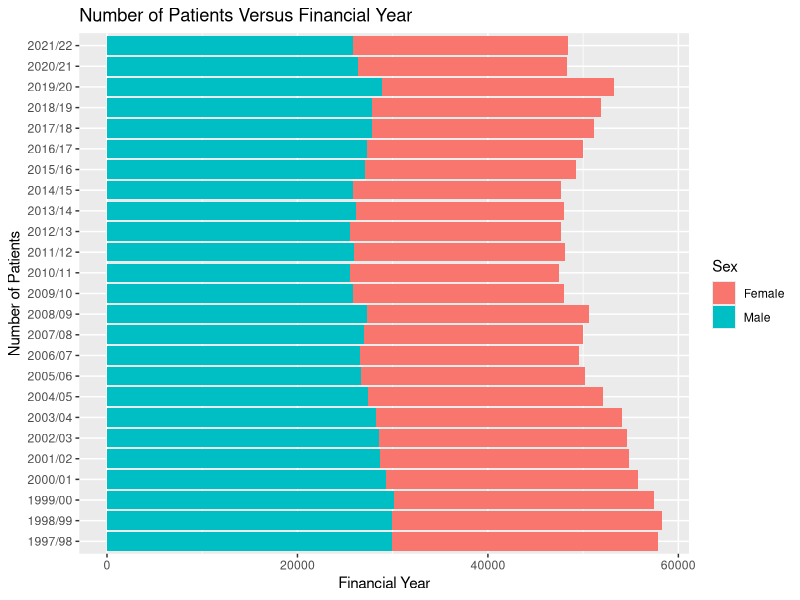
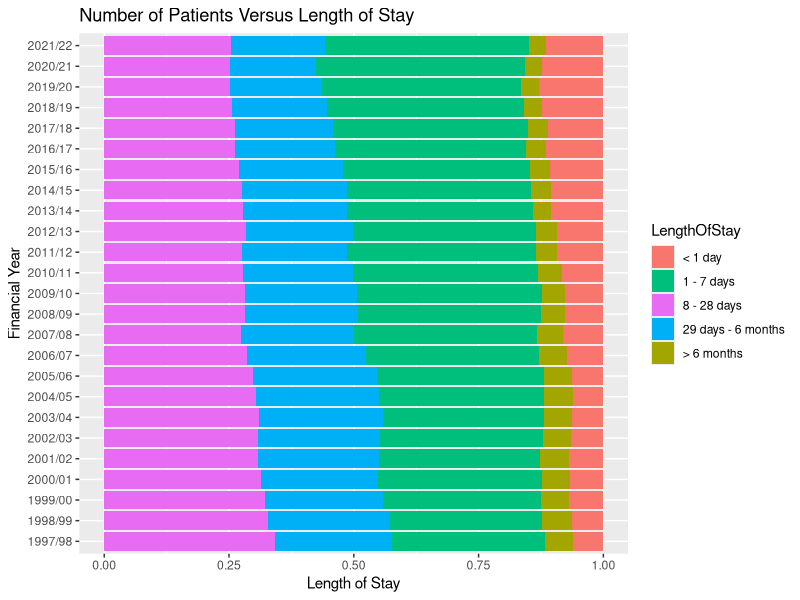
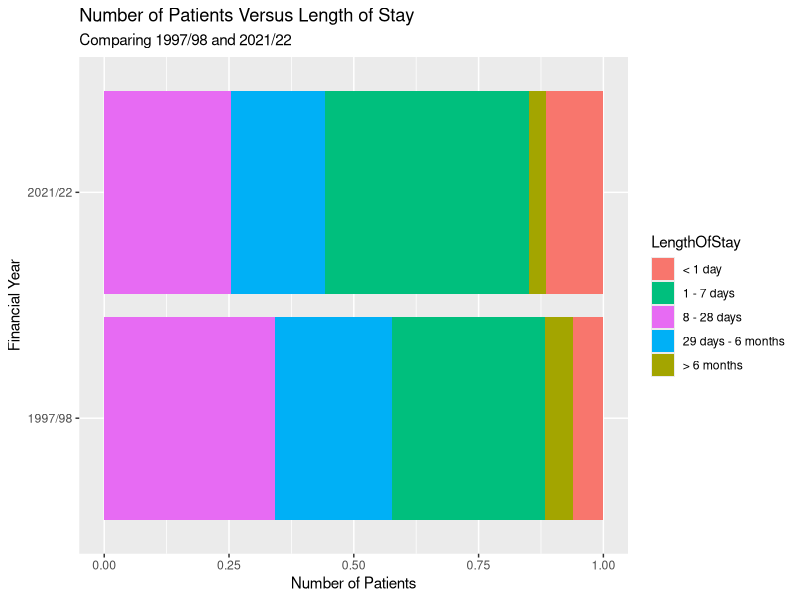
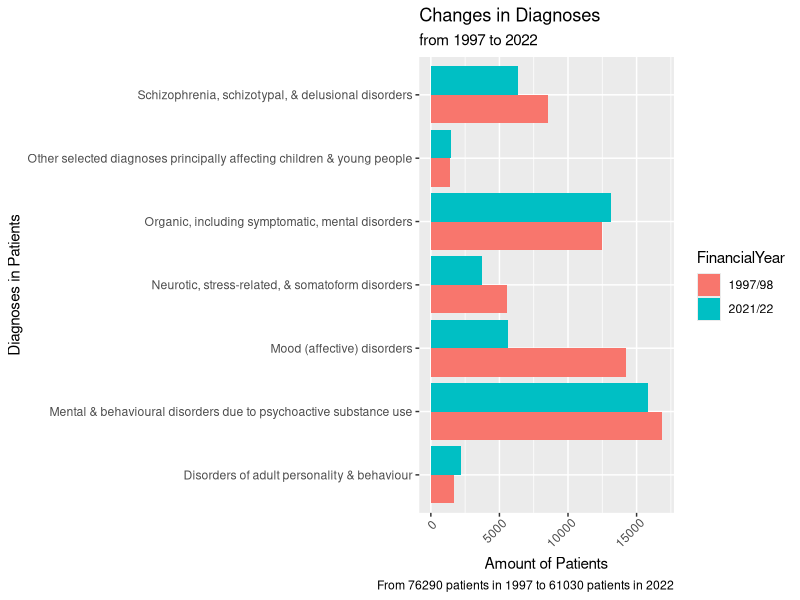
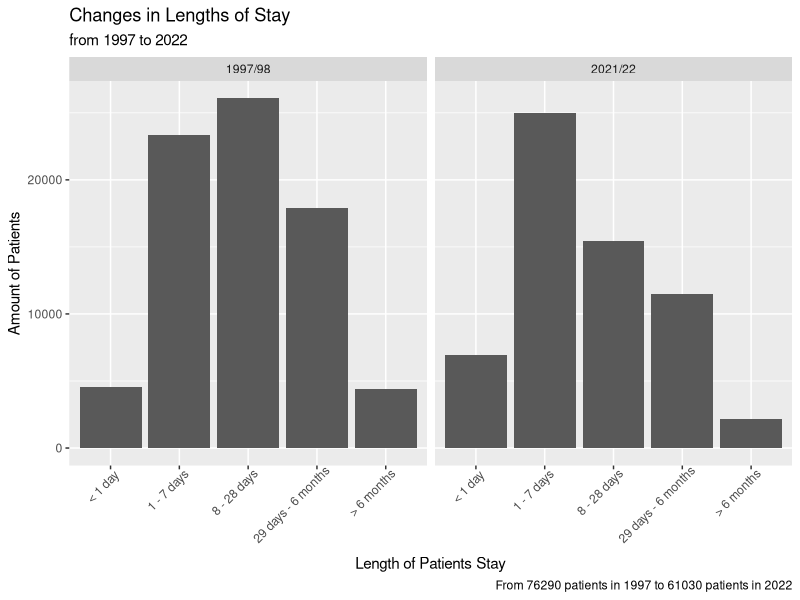
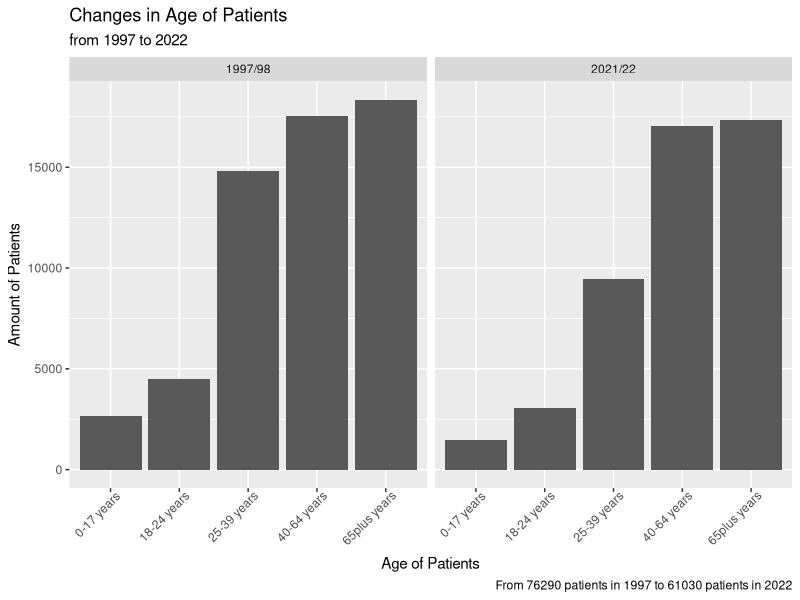
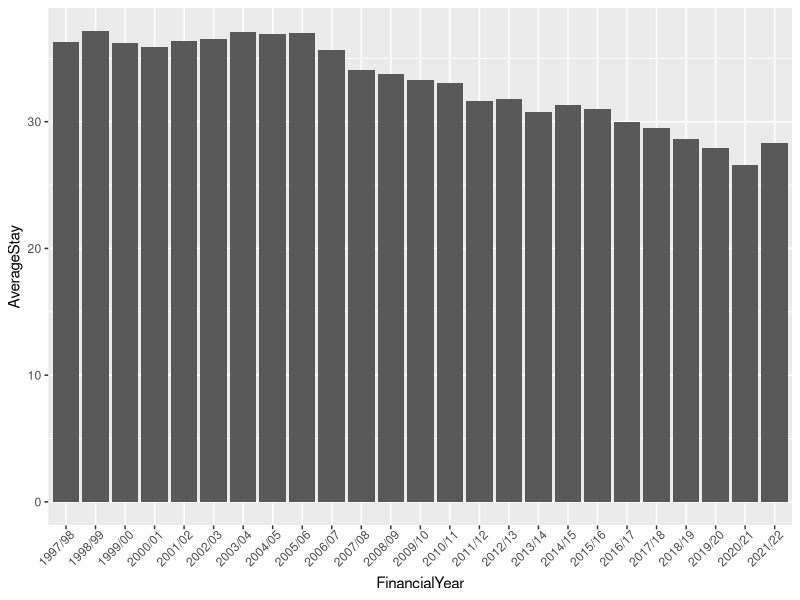

R code for these plots, in order:
## ---- chunk 1
knitr::opts_chunk$set(echo = TRUE)
## ---- chunk 2
library(tidyverse)
# Add any other libraries here



## ---- chunk 3
# Load your data

#ggplot(new_df1,aes(fill=Sex,y=PatientsCount,x=AgeGroup))+geom_bar(position="dodge",stat="identity")

age.sex <- read_csv("data/mental-health-inpatient-activity-age-sex.csv")
length.of.stay <- read_csv("data/mental-health-inpatient-activity-length-of-stay.csv")
diagnosis <- read_csv("data/mental-health-inpatient-activity-diagnosis-trend.csv")

#Bar chart for number of patients vs. financial year
age.sex %>% 
  filter(HBR == "S92000003") %>%
  group_by(FinancialYear, Sex) %>%
  summarise(amount = sum(PatientsCount)) %>%
  ggplot(aes(y = FinancialYear, 
             x = amount, 
             fill = Sex)) +
  geom_col() +
  labs(x = "Financial Year",
       y = "Number of Patients",
       title = "Number of Patients Versus Financial Year")

#Bar chart for number of patients vs. length of stay
length.of.stay %>% 
  filter(HBT == "S92000003") %>%
  group_by(FinancialYear, LengthOfStay) %>%
  summarise(amount = sum(NumberOfStays)) %>%
  ggplot(aes(y = FinancialYear,
             x = amount, 
             fill = LengthOfStay)) +
  geom_col(position = "fill") +
  labs(x = "Length of Stay",
       y = "Financial Year",
       title = "Number of Patients Versus Length of Stay") +
  scale_fill_discrete(breaks = c('< 1 day', 
                                 '1 - 7 days',
                                 '8 - 28 days',
                                 '29 days - 6 months',
                                 '> 6 months'))

#Comparing length of stay for patients in 1997/98 and 2021/22
length.of.stay %>%
  filter(HBT == "S92000003",
         FinancialYear == "1997/98" | 
           FinancialYear == "2021/22") %>%
  group_by(FinancialYear, LengthOfStay) %>%
  summarise(amount = sum(NumberOfStays)) %>%
  ggplot(aes(y = FinancialYear,
             x = amount, 
             fill = LengthOfStay)) +
  geom_col(position = "fill") +
  labs(x = "Number of Patients",
       y = "Financial Year",
       title = "Number of Patients Versus Length of Stay",
       subtitle = "Comparing 1997/98 and 2021/22") +
  scale_fill_discrete(breaks = c('< 1 day', 
                                 '1 - 7 days',
                                 '8 - 28 days',
                                 '29 days - 6 months',
                                 '> 6 months'))
#If someone knows how to reorder the lengthofstay ^^

#mutating diagnosis to contain a column with the types of diagnosis based on the code
diagnosis <- diagnosis %>% mutate(
              DiagnosisName = case_when(
                ICD10Codes == "F00 - F09 or Chapter G and second position F00" ~ "Organic, including symptomatic, mental disorders",
                ICD10Codes == "F10 - F19" ~ "Mental & behavioural disorders due to psychoactive substance use",
                ICD10Codes == "F20 - F29" ~ "Schizophrenia, schizotypal, & delusional disorders",
                ICD10Codes == "F30 - F39" ~ "Mood (affective) disorders",
                ICD10Codes == "F40 - F49" ~ "Neurotic, stress-related, & somatoform disorders",
                ICD10Codes == "F60 - F69" ~ "Disorders of adult personality & behaviour",
                ICD10Codes == "F50 - F59, F70 - F99" ~ "Other selected diagnoses principally affecting children & young people"
               )
              )

#bar chart for 1997/88 and 2021/22 based on diagnoses and amount of patients
diagnosis %>% filter(HBT == "S92000003",
                     FinancialYear == "1997/98" | 
           FinancialYear == "2021/22") %>%
              group_by(FinancialYear, DiagnosisName) %>%
              summarise(amount = sum(PatientsCount)) %>%
              ggplot(aes(x = amount, y = DiagnosisName, fill = FinancialYear)) +
              theme(axis.text.x=element_text(angle=45, hjust=0.9)) +
              geom_bar(position = "dodge", stat = "identity") +
              labs(y = "Diagnoses in Patients", 
                        x = "Amount of Patients", 
                        title = "Changes in Diagnoses", 
                        subtitle = "from 1997 to 2022",
                        caption = "From 76290 patients in 1997 to 61030 patients in 2022",
                        legend = "Financial Year"
                        )

#bar chart for 1997/88 and 2021/22 based on length of stay and amount of patients
length.of.stay %>% filter(HBT == "S92000003",
                       FinancialYear == "1997/98" | 
                       FinancialYear == "2021/22") %>%
                   group_by(FinancialYear, LengthOfStay) %>%
                   summarise(Amount = sum(NumberOfStays)) %>%
                   mutate(
                     Order = case_when(
                       LengthOfStay == "< 1 day" ~ 1,
                       LengthOfStay == "1 - 7 days" ~ 2,
                       LengthOfStay == "8 - 28 days" ~ 3,
                       LengthOfStay == "29 days - 6 months" ~ 4,
                       LengthOfStay == "> 6 months" ~ 5
                     )
                   ) %>%
                   ggplot(aes(x = reorder(LengthOfStay, +Order), y = Amount)) +
                   facet_wrap(vars(FinancialYear)) +
                   geom_bar(position = "dodge", stat = "identity") +
                   theme(axis.text.x=element_text(angle=45, hjust=0.9)) +
                   labs(x = "Length of Patients Stay", 
                        y = "Amount of Patients", 
                        title = "Changes in Lengths of Stay", 
                        subtitle = "from 1997 to 2022",
                        caption = "From 76290 patients in 1997 to 61030 patients in 2022"
                        )

#bar chart for 1997/88 and 2021/22 based on age and amount of patients
age.sex %>% filter(HBR == "S92000003",
                       FinancialYear == "1997/98" | 
                       FinancialYear == "2021/22") %>%
                   group_by(FinancialYear, AgeGroup) %>%
                   summarise(Amount = sum(PatientsCount)) %>%
                   mutate(
                     Order = case_when(
                       AgeGroup == "0-17 years" ~ 1,
                       AgeGroup == "18-24 years" ~ 2,
                       AgeGroup == "25-39 years" ~ 3,
                       AgeGroup == "40-64 years" ~ 4,
                       AgeGroup == "65plus years" ~ 5
                     )
                   ) %>%
                   ggplot(aes(x = reorder(AgeGroup, +Order), y = Amount)) +
                   facet_wrap(vars(FinancialYear)) +
                   geom_bar(position = "dodge", stat = "identity") +
                   theme(axis.text.x=element_text(angle=45, hjust=0.9)) +
                   labs(x = "Age of Patients", 
                        y = "Amount of Patients", 
                        title = "Changes in Age of Patients", 
                        subtitle = "from 1997 to 2022",
                        caption = "From 76290 patients in 1997 to 61030 patients in 2022"
                        )

#calculating average length of stay for each year (decreasing trend)
length.of.stay %>% filter(HBT == "S92000003",) %>%
                   group_by(FinancialYear, LengthOfStay) %>%
                   summarise(Amount = sum(NumberOfStays)) %>%
                   mutate(
                     Midpoint = case_when(
                         LengthOfStay == "< 1 day" ~ 0.5,
                         LengthOfStay == "1 - 7 days" ~ 4,
                         LengthOfStay == "8 - 28 days" ~ 18,
                         LengthOfStay == "29 days - 6 months" ~ 98.5,
                         LengthOfStay == "> 6 months" ~ 100 
                      ),
                     TotalStays = Midpoint * Amount
                   ) %>%
                   group_by(FinancialYear) %>%
                   summarise(TotalStaysYearly = sum(TotalStays), TotalAmount = sum(Amount)) %>%
                   mutate(
                     AverageStay = TotalStaysYearly / TotalAmount
                   ) %>%
                   ggplot(aes(y = AverageStay, x = FinancialYear)) +
                   geom_col() +
                   theme(axis.text.x=element_text(angle=45, hjust=0.9))
                
